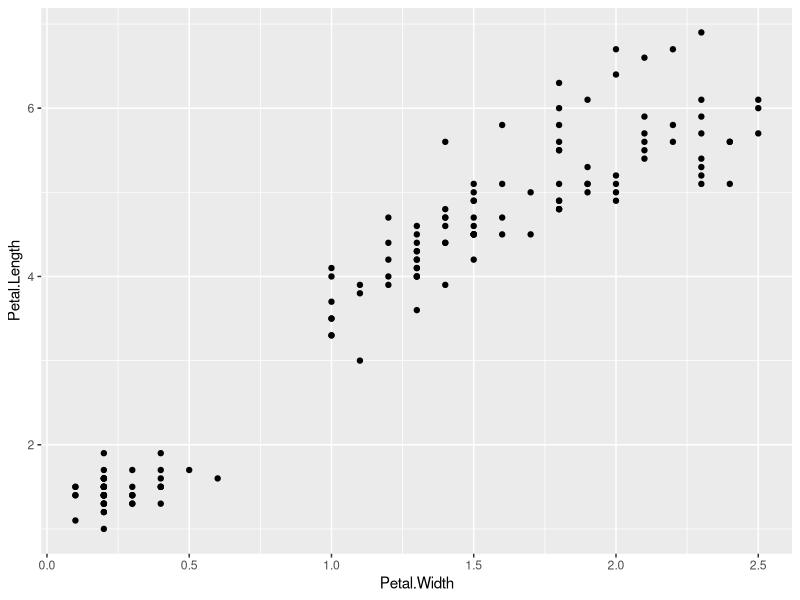
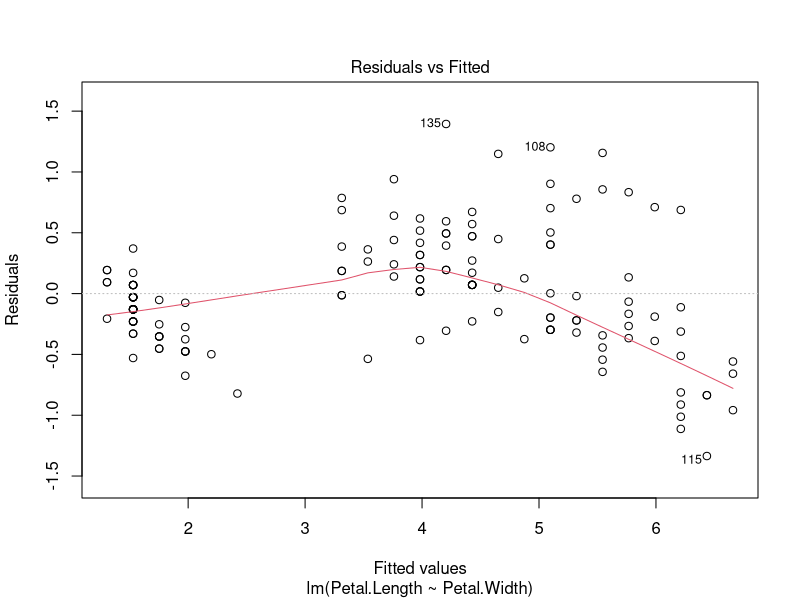
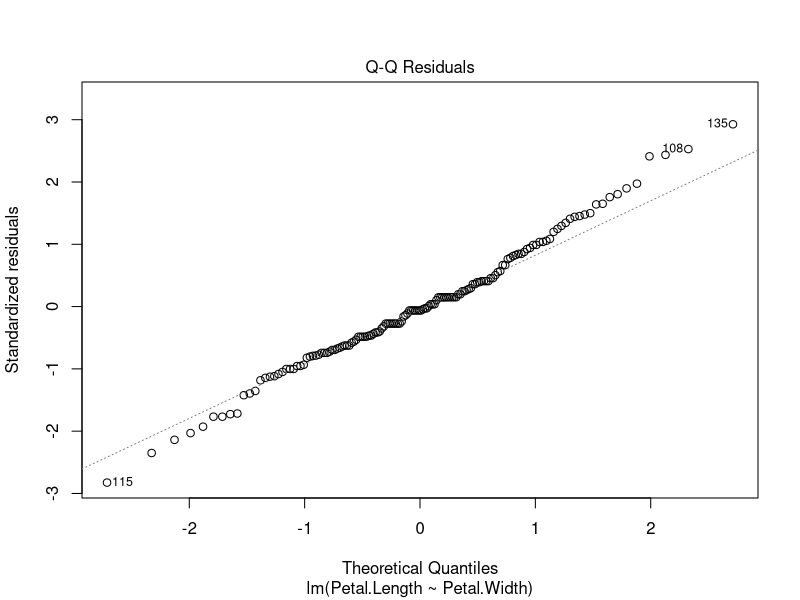
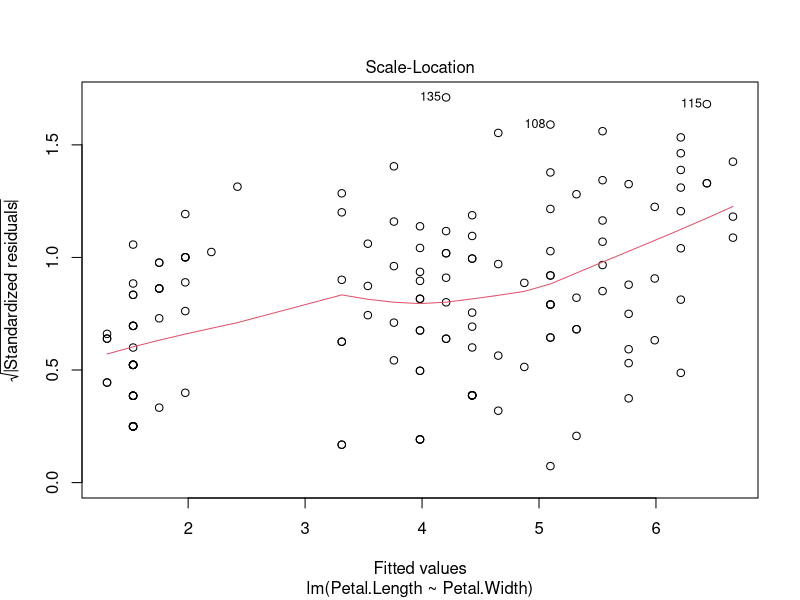
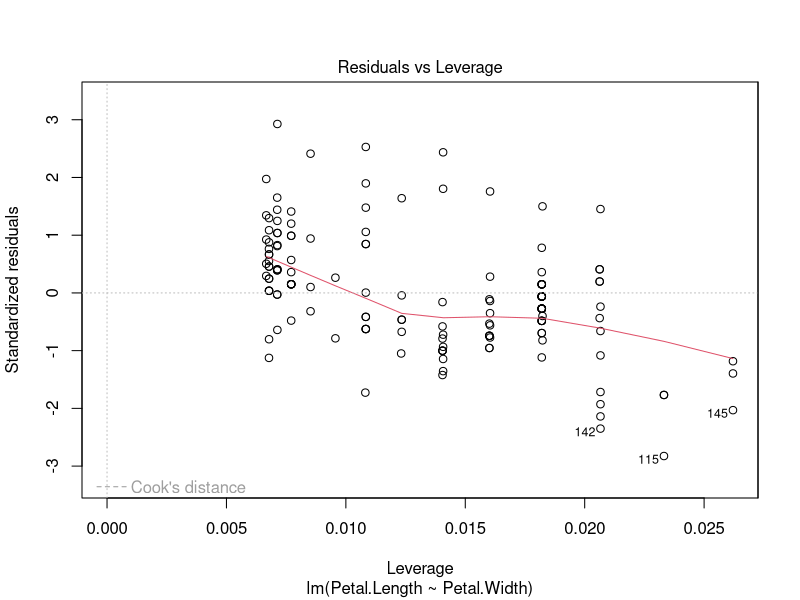
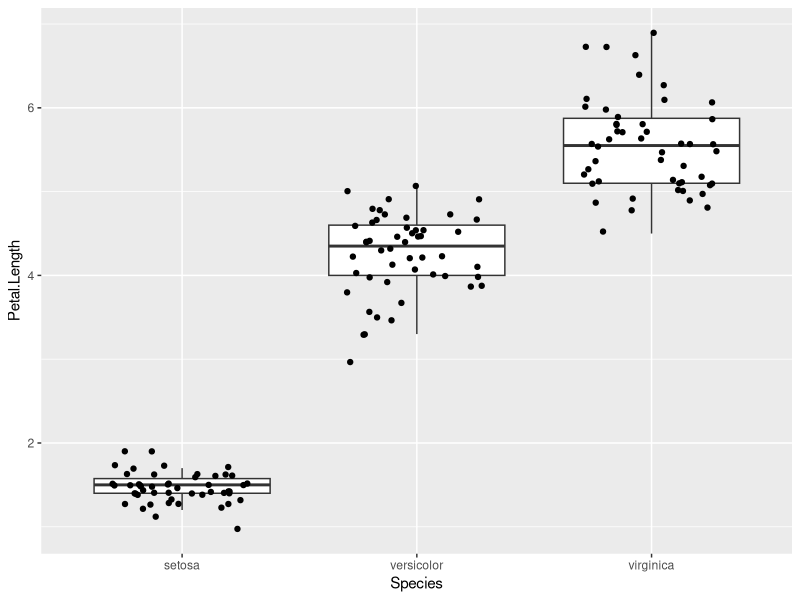
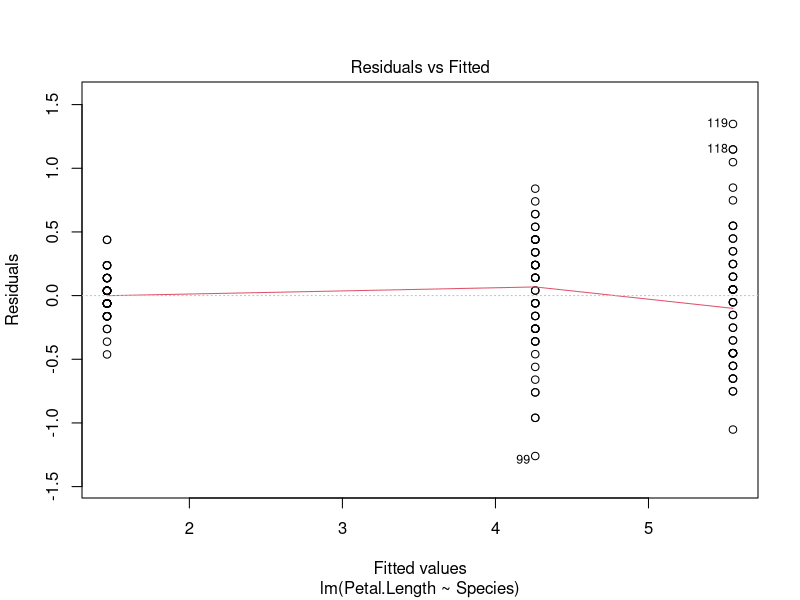
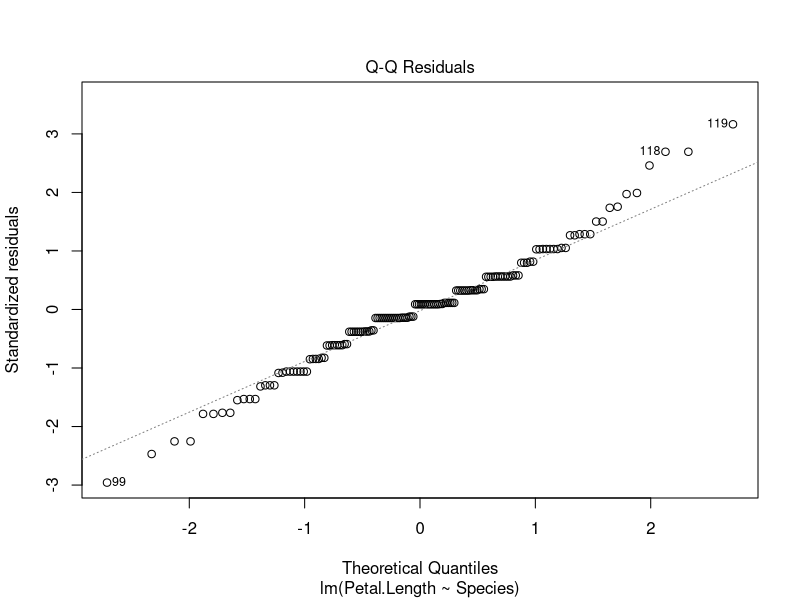

Recreate these plots in R, in order. (Note: this script raises an error after producing the figures.)
#install.packages("tidyverse") #Usar isso ao inves de library pra baixar pacotes
library(tidyverse) #manipulação de dados (aka 'data carpentry')
#library(gvlma) #teste pra pressupostos do modelo
library(broom) #summarizar resultados de modelos complexos
library(nlme) #modelagem das variancias
library(car) #analise e visualizacao de modelos lineares
library(emmeans) #teste de médias
library(openxlsx) #abrir arquivos de excel
library(multcomp)#teste de medias
library(ggplot2)

getwd()
setwd("C:/Users/julia.barra/OneDrive - University of Maine System/UMaine/Teaching/Analise de dados - PPGA-CS/Aula 1 - Materiais")


##############################
#####     Regressao      #####
##############################

View(iris)
str(iris)

ggplot(iris) +
  aes(x = Petal.Width,
      y = Petal.Length) +
  geom_point(
   # aes(color=Species)
    ) 

mreg <- lm(Petal.Length ~ Petal.Width, data = iris)
plot(mreg)

summary(mreg)


##############################
#####        DIC         #####
##############################


ggplot(iris) +
  aes(x = Species,
      y = Petal.Length) +
  geom_boxplot(outlier.colour = NA) +
  geom_jitter(width = .3)

m1 <- lm(Petal.Length ~ Species, data = iris)
plot(m1)

bartlett.test(Petal.Length ~ Species, data = iris) #heterogeneity
#H0: (hipótese nula): variâncias são iguais (homogêneas)
#H1: variâncias são diferentes

shapiro.test(residuals(m1)) #normality
#H0: (hipótese nula): normalidade Ok
#H1: nao normal
# bem sensivel ao tamanho da amostra (n)

augment(m1) #package broom
# estabelece os diagnosticos ponto a ponto
diagnosticos <- augment(m1)

ggplot(diagnosticos) +
  aes(x = Species, 
      y = .std.resid) +
  geom_jitter()
#geom_point()

###############################
####  Log transformation  ####
##############################

m2 <- lm(sqrt(Petal.Length) ~ Species, data = iris) #transformacao raiz quadrada
plot(m2)
m2 <- lm(log(Petal.Length) ~ Species, data = iris)
qqPlot(residuals(m2)) #car
plot(m2)

diagnosticos2 <- augment(m2)

ggplot(diagnosticos2) +
  aes(x = Species, 
      y = .std.resid) +
  geom_jitter()
#geom_point()

##############################
#####        DBC         #####
##############################

data<-read.xlsx("K_acumulo.xlsx")
View(data)
data<-data%>%
  filter(Solucao!="sem") # >, <, ==

str(data)
data$Solucao<-as.factor(data$Solucao)
#data$Dose<-as.factor(data$Dose)
data$Bloco<-as.factor(data$Bloco)
str(data)

ggplot(data) +
  aes(x = Dose,
      y = K,
      color=Solucao) +
 # geom_smooth(method="lm") +
  geom_jitter(width = .3)+
facet_grid(Solucao~.)

m.1<- lm(K~Bloco + Dose * Solucao, data=data)

plot(m.1)

diagnosticos3 <- augment(m.1)

ggplot(diagnosticos3) +
  aes(x = Dose, 
      y = .std.resid,
      color=Dose) +
  geom_jitter()


m.3<- lm(log(K)~Bloco + Dose * Solucao, data=data)
diagnosticos4 <- augment(m.3)

ggplot(diagnosticos4) +
  aes(x = Dose, 
      y = .std.resid) +
  geom_jitter()

################################################
#########.  Uso de estruturas de variancia #####
################################################
m.4<- gls(K~Bloco + Dose * Solucao, data=data,
          weights = varIdent(form = ~1|Dose))#modelo mais complexo

data$Residuos<- residuals(m.4, type="normalized")

ggplot(data) +
  aes(x = Dose, 
      y = Residuos) +
  geom_jitter()

plot(m.4)
qqPlot(residuals(m.4))

m0<- gls(K~Bloco + Dose * Solucao, data=data) #modelo simples
anova(m0,m.4)

anova(m.4)
summary(m.4)#explore mainly the variance function
plot(emmeans(m.4,~Dose|Solucao,  mode = "df.error"))

ggplot(data) +
  aes(x = Dose,
      y = K,
      #color=Solucao
      ) +
  geom_smooth(method="lm") +
  geom_jitter(width = .3)#+
  #facet_grid(Solucao~.)

###############################################
########.  Considerando dose como fator.  #####http://127.0.0.1:27482/graphics/plot_zoom_png?width=757&height=338
########         & teste de media         ##### 
###############################################

m.4<- gls(K~Bloco + factor(Dose) * Solucao, data=data,
          weights = varIdent(form = ~1|Dose))#
anova(m.4)
summary(m.4)
teste<-emmeans(m.4,~Dose, mode = "df.error") 
teste<-cld(teste, Letters=letters)

cld(emmeans(m.4,~Dose, mode = "df.error"), Letters=letters) 


str(teste)
write.xlsx(teste, "Teste de medias.xlsx")
